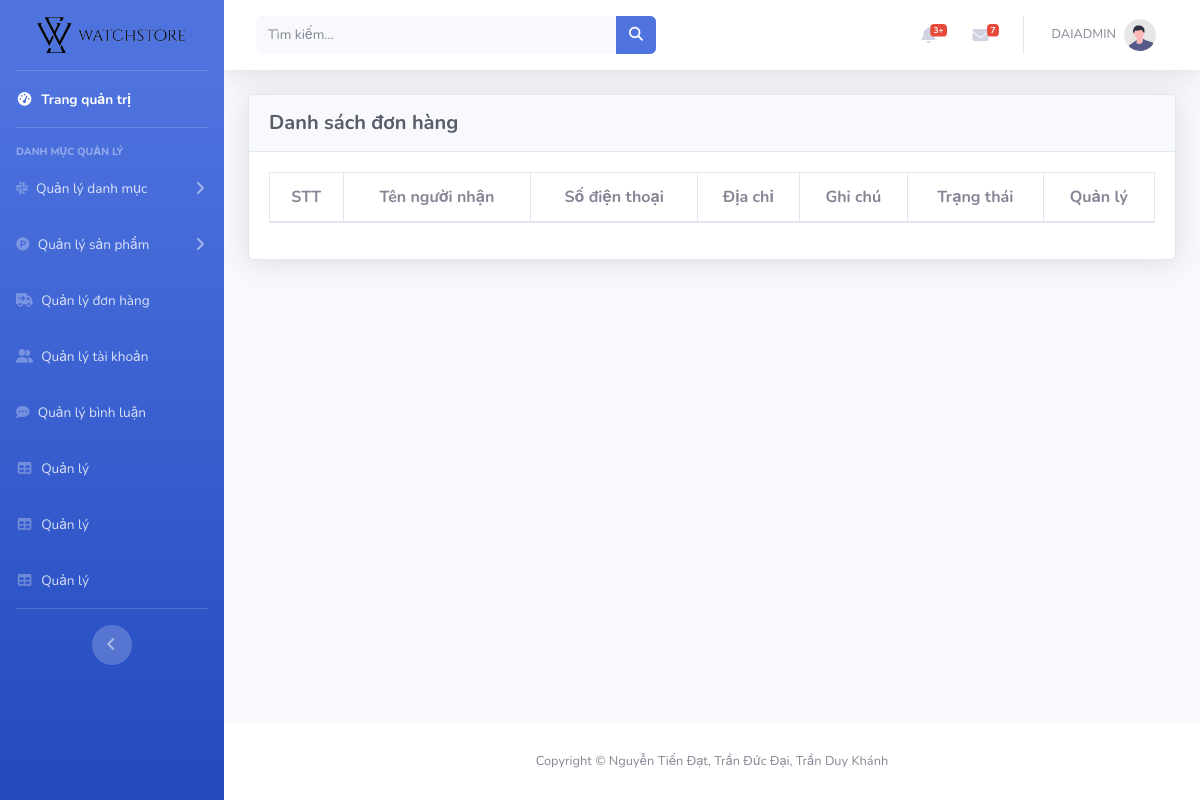
Before: /admin/index.php?act=list_donhang (signed in) with the older database file.
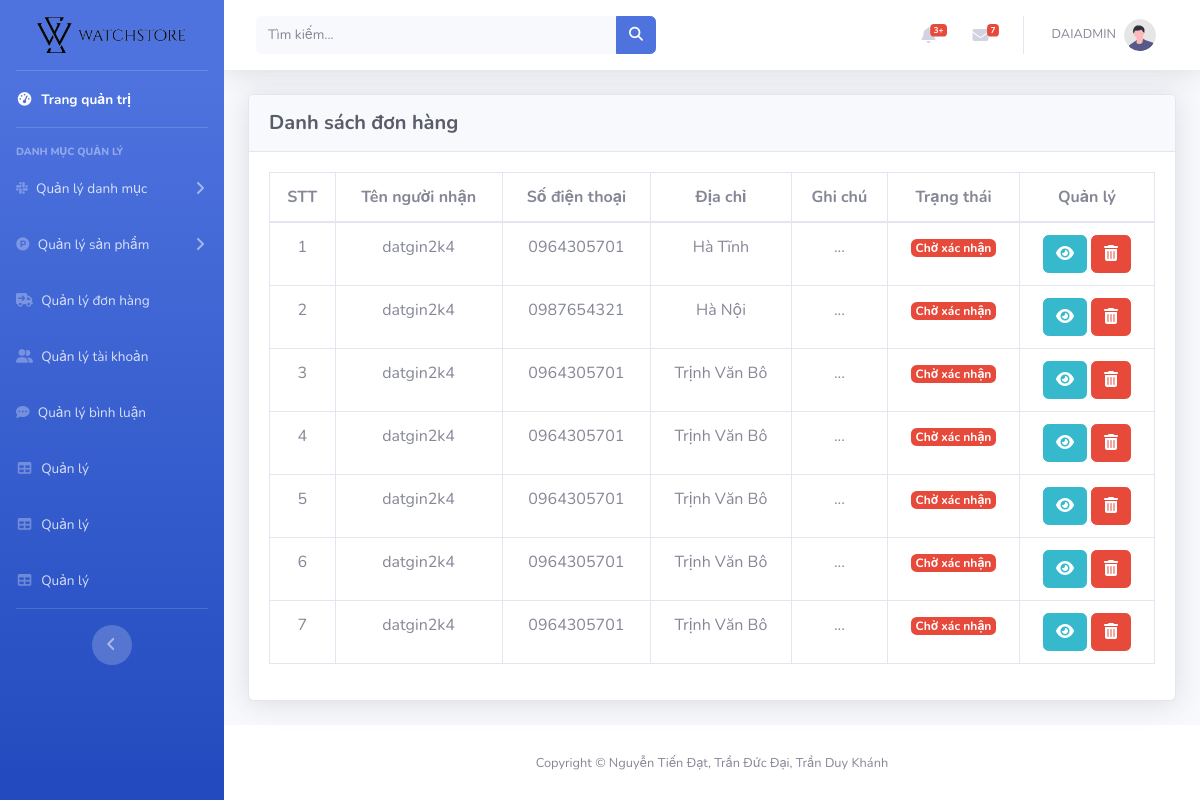
After: the same page with the newer database file.
### tables this page shows
CREATE TABLE `donhang` (
  `id` int(11) NOT NULL,
  `id_user` int(11) NOT NULL,
  `nguoi_nhan` varchar(255) NOT NULL,
  `email` varchar(255) NOT NULL,
  `tel` varchar(255) NOT NULL,
  `address` varchar(255) NOT NULL,
  `ghi_chu` varchar(255) DEFAULT NULL,
  `trangthai` int(11) NOT NULL
);

### model/pdo.php (called while the page is built, shortened)
<?php
function pdo_get_connection()
{
    $servername = "localhost";
    $username = "root";
    $password = "";
    try {
        $conn = new PDO("mysql:host=$servername;dbname=duan1", $username, $password);
        $conn->setAttribute(PDO::ATTR_ERRMODE, PDO::ERRMODE_EXCEPTION);
        return $conn;
    } catch (PDOException $e) {
        echo "Connection failed: " . $e->getMessage();
    }
}
function pdo_query($sql)
{
    $conn = pdo_get_connection();
    $sql = $conn->prepare($sql);
    $sql->execute();
    $kq = $sql->fetchAll(PDO::FETCH_ASSOC);
    return $kq;
}
?>

### model/donhang.php (called while the page is built, shortened)
<?php
function loadall_donhang($iddh = 0)
{
    $sql = "select * from donhang";
    return pdo_query($sql);
}

### admin/donhang/list_donhang.php (the view)
<div class="container-fluid">
    <div class="card shadow mb-4">
        <div class="card-header py-3">
            <h6 class="m-0 h5 text-dark font-weight-bold">Danh sách đơn hàng</h6>
        </div>
        <div class="card-body">
            <div class="table-responsive">
                <table class="table table-bordered text-center" id="dataTable" width="100%" cellspacing="0">
                    <thead>
                        <tr>
                            <th class="fw-bold text-secondary">STT</th>
                            <th class="fw-bold text-secondary">Tên người nhận</th>
                            <th class="fw-bold text-secondary">Số điện thoại</th>
                            <th class="fw-bold text-secondary">Địa chỉ</th>
                            <th class="fw-bold text-secondary">Ghi chú</th>
                            <th class="fw-bold text-secondary">Trạng thái</th>
                            <th class="fw-bold text-secondary">Quản lý</th>
                        </tr>
                    </thead>
                    <tbody>
                        <?php foreach ($list_donhang as $key => $value) { ?>
                            <tr>
                                <td><?= $key + 1?></td>
                                <td><?= $value['nguoi_nhan']?></td>
                                <td><?= $value['tel'] ?></td>
                                <td><?= $value['address'] ?></td>
                                <td>
                                    <?php
                                        if($value['ghi_chu'] != null){
                                            echo $value['ghi_chu'];
                                        }else{
                                            echo '...';
                                        }
                                    ?>
                                </td>
                                <td>
                                    <?php
                                        if($value['trangthai'] == 0){
                                            echo '<span class="badge bg-danger text-white">Chờ xác nhận</span>';
                                        }else if($value['trangthai'] == 1){
                                            echo '<span class="badge bg-primary text-white">Đã xác nhận</span>';
                                        }else if($value['trangthai'] == 2){
                                            echo '<span class="badge bg-warning text-white">Đang giao hàng</span>';
                                        }else{
                                            echo '<span class="badge bg-success text-white">Giao hàng thành công</span>';
                                        }
                                    ?>
                                </td>
                                <td>
                                    <a type="button" class="btn btn-info" href="?act=update_donhang&id=<?= $value['id'] ?>"><i class="fa-solid fa-eye"></i></a>
                                    <a type="button" class="btn btn-danger" href=""><i class="fa-solid fa-trash-can"></i></a>
                                </td>
                            </tr>
                        <?php } ?>
                    </tbody>
                </table>
            </div>
        </div>
    </div>
</div>
</div>

Changed rows visible on the page:
added donhang: nguoi_nhan "datgin2k4", tel "0964305701", address "Hà Tĩnh", trangthai "Chờ xác nhận"
added donhang: nguoi_nhan "datgin2k4", tel "0987654321", address "Hà Nội", trangthai "Chờ xác nhận"
added donhang: nguoi_nhan "datgin2k4", tel "0964305701", address "Trịnh Văn Bô", trangthai "Chờ xác nhận"
added donhang: nguoi_nhan "datgin2k4", tel "0964305701", address "Trịnh Văn Bô", trangthai "Chờ xác nhận"
added donhang: nguoi_nhan "datgin2k4", tel "0964305701", address "Trịnh Văn Bô", trangthai "Chờ xác nhận"
added donhang: nguoi_nhan "datgin2k4", tel "0964305701", address "Trịnh Văn Bô", trangthai "Chờ xác nhận"
added donhang: nguoi_nhan "datgin2k4", tel "0964305701", address "Trịnh Văn Bô", trangthai "Chờ xác nhận"
